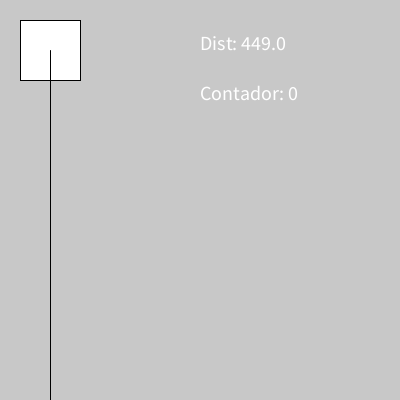
Frame 1 (no input)
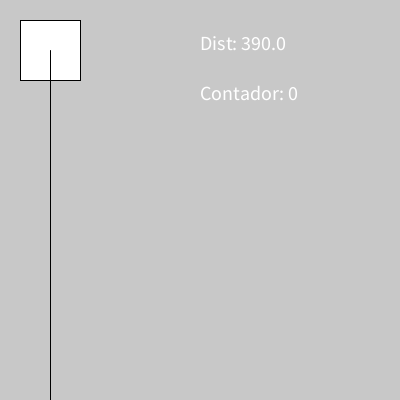
Frame 60 (the mouse pressed at the canvas centre just before this capture)
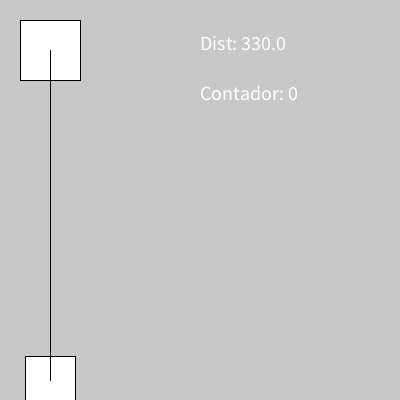
Frame 120 (the mouse held since frame 60 and released just before this capture)

The Processing sketch that drew these frames (run headless with seeded random() and noise(); from frame 60 on, the mouse is pressed at the canvas centre):

// Processing sketch: funky_01
// ── funky_01.pde
int posYFig1 = 500;
int contador = 0;

void setup(){
  size(400,400);
  rectMode(CENTER);
  textSize(20);
}

void draw(){
  background(200);
  
  rect(50, 50, 60, 60);
  
  rect(50,posYFig1,50,50);
  posYFig1 = posYFig1 - 1;
  
  line(50, 50, 50,posYFig1);
  
  text("Contador: " + contador, 200, 100);
  text("Dist: " + dist(50, 50, 50,posYFig1), 200, 50);
}

void keyPressed(){
  if(keyCode == LEFT){
    if(dist(50, 50, 50,posYFig1) < 10){
      contador = contador + 1;
    }else{
      contador = contador - 1;
    }
  }
}
